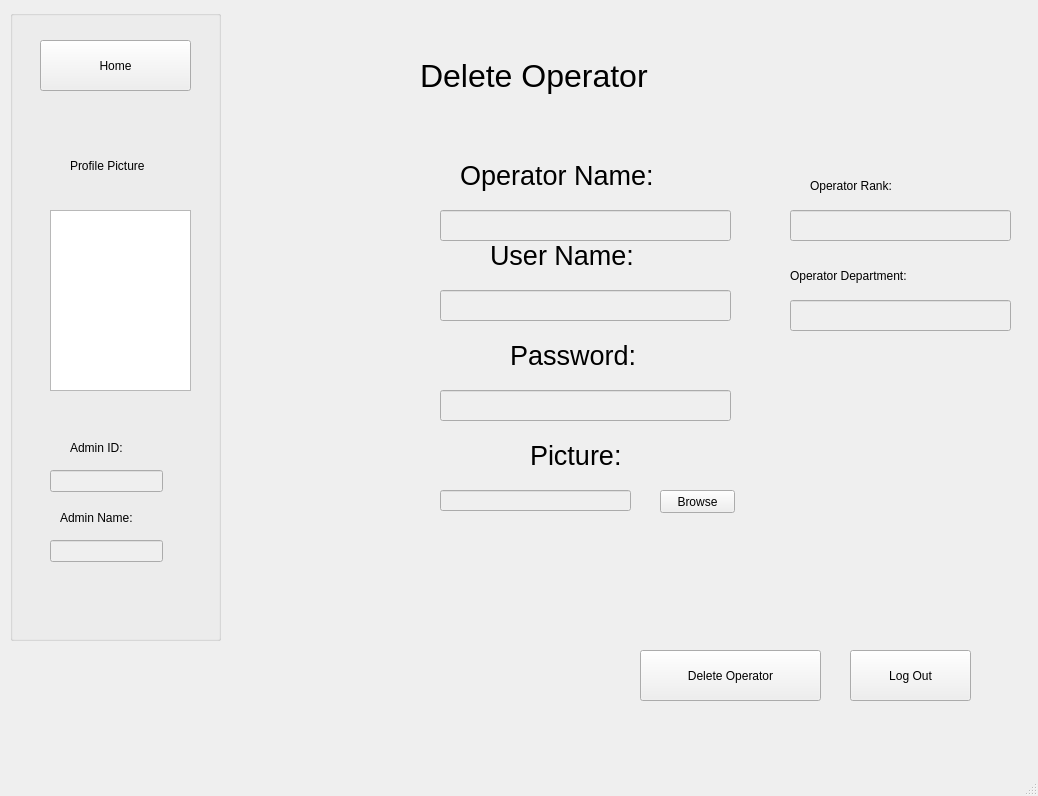
<?xml version="1.0" encoding="UTF-8"?>
<ui version="4.0">
 <class>MainWindow</class>
 <widget class="QMainWindow" name="MainWindow">
  <property name="geometry">
   <rect>
    <x>0</x>
    <y>0</y>
    <width>1038</width>
    <height>796</height>
   </rect>
  </property>
  <property name="windowTitle">
   <string>MainWindow</string>
  </property>
  <widget class="QWidget" name="centralwidget">
   <widget class="QLabel" name="label">
    <property name="geometry">
     <rect>
      <x>420</x>
      <y>40</y>
      <width>341</width>
      <height>71</height>
     </rect>
    </property>
    <property name="font">
     <font>
      <pointsize>24</pointsize>
     </font>
    </property>
    <property name="text">
     <string>Delete Operator</string>
    </property>
   </widget>
   <widget class="QGroupBox" name="groupBox">
    <property name="geometry">
     <rect>
      <x>10</x>
      <y>10</y>
      <width>211</width>
      <height>631</height>
     </rect>
    </property>
    <property name="title">
     <string/>
    </property>
    <widget class="QPushButton" name="home_button">
     <property name="geometry">
      <rect>
       <x>30</x>
       <y>30</y>
       <width>151</width>
       <height>51</height>
      </rect>
     </property>
     <property name="text">
      <string>Home</string>
     </property>
    </widget>
    <widget class="QLabel" name="label_2">
     <property name="geometry">
      <rect>
       <x>60</x>
       <y>140</y>
       <width>111</width>
       <height>31</height>
      </rect>
     </property>
     <property name="text">
      <string>Profile Picture</string>
     </property>
    </widget>
    <widget class="QGraphicsView" name="graphicsView">
     <property name="geometry">
      <rect>
       <x>40</x>
       <y>200</y>
       <width>141</width>
       <height>181</height>
      </rect>
     </property>
    </widget>
    <widget class="QLabel" name="label_7">
     <property name="geometry">
      <rect>
       <x>60</x>
       <y>430</y>
       <width>91</width>
       <height>16</height>
      </rect>
     </property>
     <property name="text">
      <string>Admin ID:</string>
     </property>
    </widget>
    <widget class="QLabel" name="label_8">
     <property name="geometry">
      <rect>
       <x>50</x>
       <y>500</y>
       <width>91</width>
       <height>16</height>
      </rect>
     </property>
     <property name="text">
      <string>Admin Name:</string>
     </property>
    </widget>
    <widget class="QLineEdit" name="lineEdit_5">
     <property name="enabled">
      <bool>false</bool>
     </property>
     <property name="geometry">
      <rect>
       <x>40</x>
       <y>460</y>
       <width>113</width>
       <height>22</height>
      </rect>
     </property>
    </widget>
    <widget class="QLineEdit" name="lineEdit_6">
     <property name="enabled">
      <bool>false</bool>
     </property>
     <property name="geometry">
      <rect>
       <x>40</x>
       <y>530</y>
       <width>113</width>
       <height>22</height>
      </rect>
     </property>
    </widget>
   </widget>
   <widget class="QPushButton" name="logout_button">
    <property name="geometry">
     <rect>
      <x>850</x>
      <y>650</y>
      <width>121</width>
      <height>51</height>
     </rect>
    </property>
    <property name="text">
     <string>Log Out</string>
    </property>
   </widget>
   <widget class="QLineEdit" name="name_display">
    <property name="enabled">
     <bool>false</bool>
    </property>
    <property name="geometry">
     <rect>
      <x>440</x>
      <y>210</y>
      <width>291</width>
      <height>31</height>
     </rect>
    </property>
    <property name="text">
     <string/>
    </property>
   </widget>
   <widget class="QLineEdit" name="user_display">
    <property name="enabled">
     <bool>false</bool>
    </property>
    <property name="geometry">
     <rect>
      <x>440</x>
      <y>290</y>
      <width>291</width>
      <height>31</height>
     </rect>
    </property>
    <property name="text">
     <string/>
    </property>
   </widget>
   <widget class="QLabel" name="label_3">
    <property name="geometry">
     <rect>
      <x>460</x>
      <y>160</y>
      <width>241</width>
      <height>31</height>
     </rect>
    </property>
    <property name="font">
     <font>
      <pointsize>20</pointsize>
     </font>
    </property>
    <property name="text">
     <string>Operator Name:</string>
    </property>
   </widget>
   <widget class="QLabel" name="label_4">
    <property name="geometry">
     <rect>
      <x>490</x>
      <y>240</y>
      <width>171</width>
      <height>31</height>
     </rect>
    </property>
    <property name="font">
     <font>
      <pointsize>20</pointsize>
     </font>
    </property>
    <property name="text">
     <string>User Name:</string>
    </property>
   </widget>
   <widget class="QLineEdit" name="pass_display">
    <property name="enabled">
     <bool>false</bool>
    </property>
    <property name="geometry">
     <rect>
      <x>440</x>
      <y>390</y>
      <width>291</width>
      <height>31</height>
     </rect>
    </property>
    <property name="text">
     <string/>
    </property>
   </widget>
   <widget class="QLabel" name="label_5">
    <property name="geometry">
     <rect>
      <x>510</x>
      <y>340</y>
      <width>181</width>
      <height>31</height>
     </rect>
    </property>
    <property name="font">
     <font>
      <pointsize>20</pointsize>
     </font>
    </property>
    <property name="text">
     <string>Password:</string>
    </property>
   </widget>
   <widget class="QLabel" name="label_6">
    <property name="geometry">
     <rect>
      <x>530</x>
      <y>440</y>
      <width>121</width>
      <height>31</height>
     </rect>
    </property>
    <property name="font">
     <font>
      <pointsize>20</pointsize>
     </font>
    </property>
    <property name="text">
     <string>Picture:</string>
    </property>
   </widget>
   <widget class="QLineEdit" name="lineEdit_4">
    <property name="enabled">
     <bool>false</bool>
    </property>
    <property name="geometry">
     <rect>
      <x>440</x>
      <y>490</y>
      <width>191</width>
      <height>21</height>
     </rect>
    </property>
    <property name="text">
     <string/>
    </property>
   </widget>
   <widget class="QPushButton" name="pushButton_15">
    <property name="geometry">
     <rect>
      <x>660</x>
      <y>490</y>
      <width>75</width>
      <height>23</height>
     </rect>
    </property>
    <property name="text">
     <string>Browse</string>
    </property>
   </widget>
   <widget class="QPushButton" name="delete_button">
    <property name="geometry">
     <rect>
      <x>640</x>
      <y>650</y>
      <width>181</width>
      <height>51</height>
     </rect>
    </property>
    <property name="text">
     <string>Delete Operator</string>
    </property>
   </widget>
   <widget class="QLabel" name="label_9">
    <property name="geometry">
     <rect>
      <x>810</x>
      <y>150</y>
      <width>141</width>
      <height>71</height>
     </rect>
    </property>
    <property name="text">
     <string>Operator Rank:</string>
    </property>
   </widget>
   <widget class="QLabel" name="label_10">
    <property name="geometry">
     <rect>
      <x>790</x>
      <y>240</y>
      <width>141</width>
      <height>71</height>
     </rect>
    </property>
    <property name="text">
     <string>Operator Department:</string>
    </property>
   </widget>
   <widget class="QLineEdit" name="rank_display">
    <property name="enabled">
     <bool>false</bool>
    </property>
    <property name="geometry">
     <rect>
      <x>790</x>
      <y>210</y>
      <width>221</width>
      <height>31</height>
     </rect>
    </property>
   </widget>
   <widget class="QLineEdit" name="dept_display">
    <property name="enabled">
     <bool>false</bool>
    </property>
    <property name="geometry">
     <rect>
      <x>790</x>
      <y>300</y>
      <width>221</width>
      <height>31</height>
     </rect>
    </property>
   </widget>
  </widget>
  <widget class="QMenuBar" name="menubar">
   <property name="geometry">
    <rect>
     <x>0</x>
     <y>0</y>
     <width>1038</width>
     <height>26</height>
    </rect>
   </property>
  </widget>
  <widget class="QStatusBar" name="statusbar"/>
 </widget>
 <resources/>
 <connections/>
</ui>
